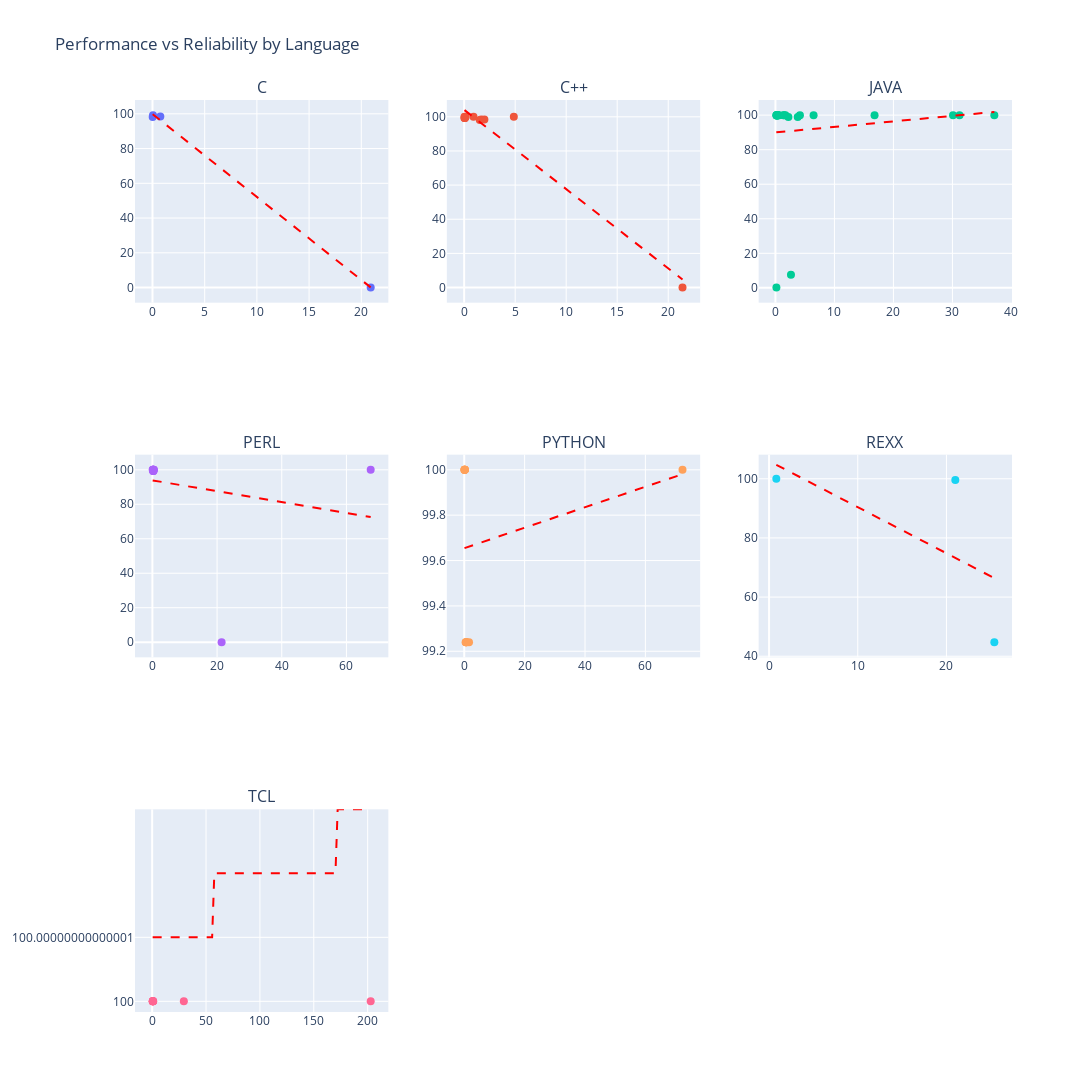
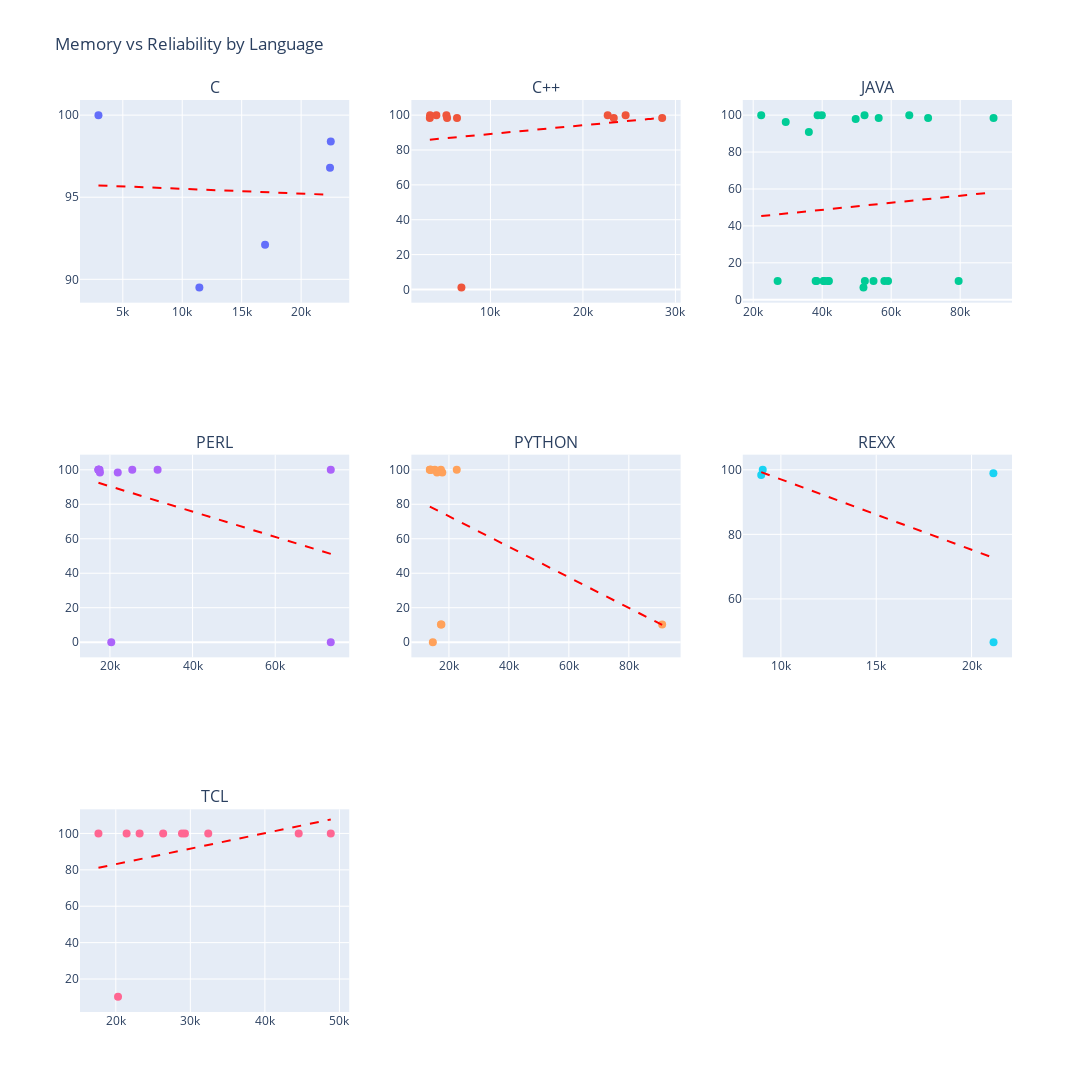
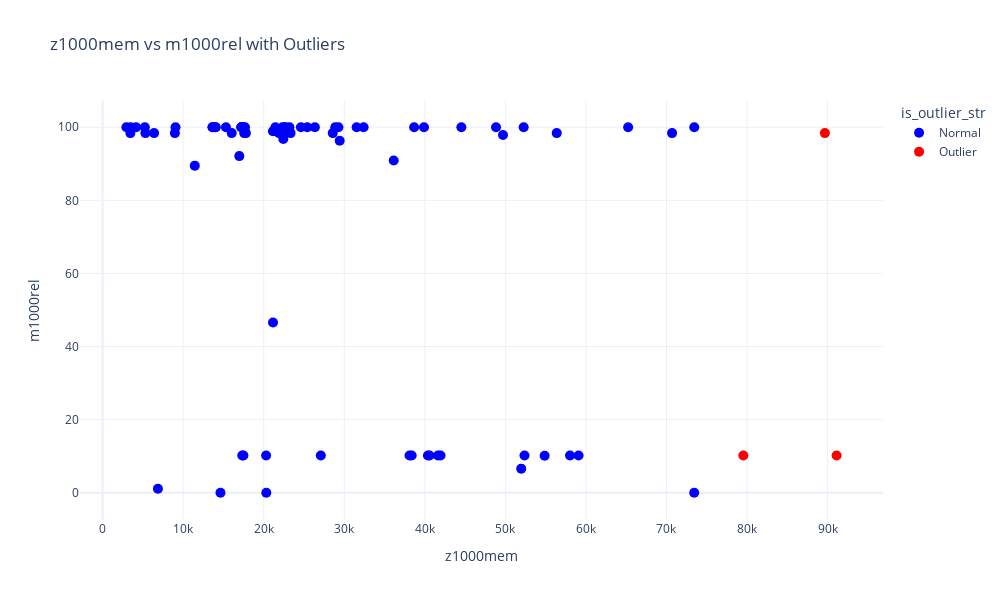

These figures' notebook cell, in order:
### Code cell
import pandas as pd
import numpy as np
import plotly.express as px
import plotly.graph_objects as go
from plotly.subplots import make_subplots
import warnings
warnings.filterwarnings('ignore')

# Set display options
pd.set_option('display.max_columns', None)
pd.set_option('display.width', None)

# ============================================================================
# SECTION 1: LOAD AND EXPLORE DATASET
# ============================================================================

# Load the dataset
df = pd.read_csv('assignment_3_dataset.csv', index_col=0)

print("Dataset Shape:", df.shape)
print("\nFirst Few Rows:")
print(df.head(10))
print("\nData Types:")
print(df.dtypes)

# ============================================================================
# SECTION 2: DATA CLEANING
# ============================================================================

df_clean = df.copy()

# Replace '??' and empty strings with NaN
df_clean = df_clean.replace('??', np.nan)
df_clean = df_clean.replace('', np.nan)

# Standardize language names to lowercase
df_clean['lang'] = df_clean['lang'].str.lower()

# Convert numeric columns
numeric_columns = ['z1000t', 'z0t', 'z1000mem', 'z1000rel', 'm1000rel', 'whours']
for col in numeric_columns:
    df_clean[col] = pd.to_numeric(df_clean[col], errors='coerce')

print("\nCleaned Dataset Summary:")
print(df_clean.describe())

# ============================================================================
# SECTION 3: PERFORMANCE vs RELIABILITY (z1000t vs z1000rel)
# ============================================================================

df_perf_rel = df_clean[['person', 'lang', 'z1000t', 'z1000rel']].dropna()



# By-language scatter plots
languages = sorted(df_perf_rel['lang'].unique())
n_langs = len(languages)
cols = 3
rows = (n_langs + cols - 1) // cols

fig2 = make_subplots(
    rows=rows, cols=cols,
    subplot_titles=[f'{lang.upper()}' for lang in languages],
    specs=[[{'type': 'scatter'} for _ in range(cols)] for _ in range(rows)]
)

colors = px.colors.qualitative.Plotly

for idx, lang in enumerate(languages):
    row = idx // cols + 1
    col = idx % cols + 1
    lang_data = df_perf_rel[df_perf_rel['lang'] == lang]

    fig2.add_trace(
        go.Scatter(
            x=lang_data['z1000t'], y=lang_data['z1000rel'],
            mode='markers', marker=dict(size=8, color=colors[idx % len(colors)]),
            name=lang.upper(), text=lang_data['person'],
            hovertemplate='<b>%{text}</b><br>z1000t: %{x:.2f}<br>z1000rel: %{y:.2f}<extra></extra>',
            showlegend=False
        ), row=row, col=col
    )

    if len(lang_data) > 1:
        z = np.polyfit(lang_data['z1000t'], lang_data['z1000rel'], 1)
        p = np.poly1d(z)
        x_trend = np.linspace(lang_data['z1000t'].min(), lang_data['z1000t'].max(), 100)
        fig2.add_trace(
            go.Scatter(x=x_trend, y=p(x_trend), mode='lines',
                      line=dict(color='red', width=2, dash='dash'),
                      showlegend=False, hoverinfo='skip'),
            row=row, col=col
        )

fig2.update_layout(height=400*rows, width=1200, title_text='Performance vs Reliability by Language', showlegend=False)
fig2.show()

# ============================================================================
# SECTION 4: MEMORY vs RELIABILITY (z1000mem vs m1000rel)
# ============================================================================

df_mem_rel = df_clean[['person', 'lang', 'z1000mem', 'm1000rel']].dropna()



# By-language scatter plots for memory
fig4 = make_subplots(
    rows=rows, cols=cols,
    subplot_titles=[f'{lang.upper()}' for lang in languages],
    specs=[[{'type': 'scatter'} for _ in range(cols)] for _ in range(rows)]
)

for idx, lang in enumerate(languages):
    row = idx // cols + 1
    col = idx % cols + 1
    lang_data = df_mem_rel[df_mem_rel['lang'] == lang]

    fig4.add_trace(
        go.Scatter(
            x=lang_data['z1000mem'], y=lang_data['m1000rel'],
            mode='markers', marker=dict(size=8, color=colors[idx % len(colors)]),
            name=lang.upper(), text=lang_data['person'],
            hovertemplate='<b>%{text}</b><br>z1000mem: %{x:.0f}<br>m1000rel: %{y:.2f}<extra></extra>',
            showlegend=False
        ), row=row, col=col
    )

    if len(lang_data) > 1:
        z = np.polyfit(lang_data['z1000mem'], lang_data['m1000rel'], 1)
        p = np.poly1d(z)
        x_trend = np.linspace(lang_data['z1000mem'].min(), lang_data['z1000mem'].max(), 100)
        fig4.add_trace(
            go.Scatter(x=x_trend, y=p(x_trend), mode='lines',
                      line=dict(color='red', width=2, dash='dash'),
                      showlegend=False, hoverinfo='skip'),
            row=row, col=col
        )

fig4.update_layout(height=400*rows, width=1200, title_text='Memory vs Reliability by Language', showlegend=False)
fig4.show()

# ============================================================================
# SECTION 5: OUTLIER DETECTION
# ============================================================================

def detect_outliers_iqr(data):
    Q1 = data.quantile(0.25)
    Q3 = data.quantile(0.75)
    IQR = Q3 - Q1
    lower_bound = Q1 - 1.5 * IQR
    upper_bound = Q3 + 1.5 * IQR
    return (data < lower_bound) | (data > upper_bound), lower_bound, upper_bound


df_analysis_mem = df_clean[['person', 'lang', 'z1000mem', 'm1000rel']].dropna()
df_analysis_mem['is_outlier'] = detect_outliers_iqr(df_analysis_mem['z1000mem'])[0]
df_analysis_mem['is_outlier_str'] = df_analysis_mem['is_outlier'].map({True: 'Outlier', False: 'Normal'})

fig10 = px.scatter(df_analysis_mem, x='z1000mem', y='m1000rel', color='is_outlier_str',
                   hover_data=['person', 'lang'],
                   title='z1000mem vs m1000rel with Outliers',
                   color_discrete_map={'Outlier': 'red', 'Normal': 'blue'},
                   template='plotly_white')
fig10.update_traces(marker=dict(size=10))
fig10.update_layout(height=600, width=1000)
fig10.show()

print("\n" + "="*80)
print("ANALYSIS COMPLETE")
print("="*80)
